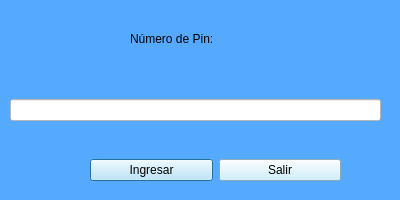
<?xml version="1.0" encoding="UTF-8"?>
<ui version="4.0">
 <class>Dialog</class>
 <widget class="QDialog" name="Dialog">
  <property name="geometry">
   <rect>
    <x>0</x>
    <y>0</y>
    <width>400</width>
    <height>200</height>
   </rect>
  </property>
  <property name="windowTitle">
   <string>PIN</string>
  </property>
  <property name="styleSheet">
   <string notr="true">background-color: rgb(85, 170, 255);
font: 75 12pt &quot;Sitka Heading&quot;;</string>
  </property>
  <widget class="QWidget" name="horizontalLayoutWidget">
   <property name="geometry">
    <rect>
     <x>10</x>
     <y>70</y>
     <width>371</width>
     <height>80</height>
    </rect>
   </property>
   <layout class="QHBoxLayout" name="horizontalLayout">
    <item>
     <widget class="QLineEdit" name="pin">
      <property name="styleSheet">
       <string notr="true">background-color: rgb(255, 255, 255);</string>
      </property>
      <property name="echoMode">
       <enum>QLineEdit::Password</enum>
      </property>
     </widget>
    </item>
   </layout>
  </widget>
  <widget class="QWidget" name="horizontalLayoutWidget_2">
   <property name="geometry">
    <rect>
     <x>90</x>
     <y>130</y>
     <width>251</width>
     <height>80</height>
    </rect>
   </property>
   <layout class="QHBoxLayout" name="horizontalLayout_2">
    <item>
     <widget class="QPushButton" name="ingresar">
      <property name="styleSheet">
       <string notr="true">background-color: rgb(194, 236, 255);
font: 75 12pt &quot;Sitka Heading&quot;;</string>
      </property>
      <property name="text">
       <string>Ingresar</string>
      </property>
     </widget>
    </item>
    <item>
     <widget class="QPushButton" name="salir">
      <property name="styleSheet">
       <string notr="true">background-color: rgb(194, 236, 255);
font: 75 12pt &quot;Sitka Heading&quot;;</string>
      </property>
      <property name="text">
       <string>Salir</string>
      </property>
     </widget>
    </item>
   </layout>
  </widget>
  <widget class="QLabel" name="label">
   <property name="geometry">
    <rect>
     <x>130</x>
     <y>0</y>
     <width>135</width>
     <height>78</height>
    </rect>
   </property>
   <property name="styleSheet">
    <string notr="true">font: 75 12pt &quot;Sitka Heading&quot;;</string>
   </property>
   <property name="text">
    <string>Número de Pin: </string>
   </property>
  </widget>
 </widget>
 <resources/>
 <connections/>
</ui>
